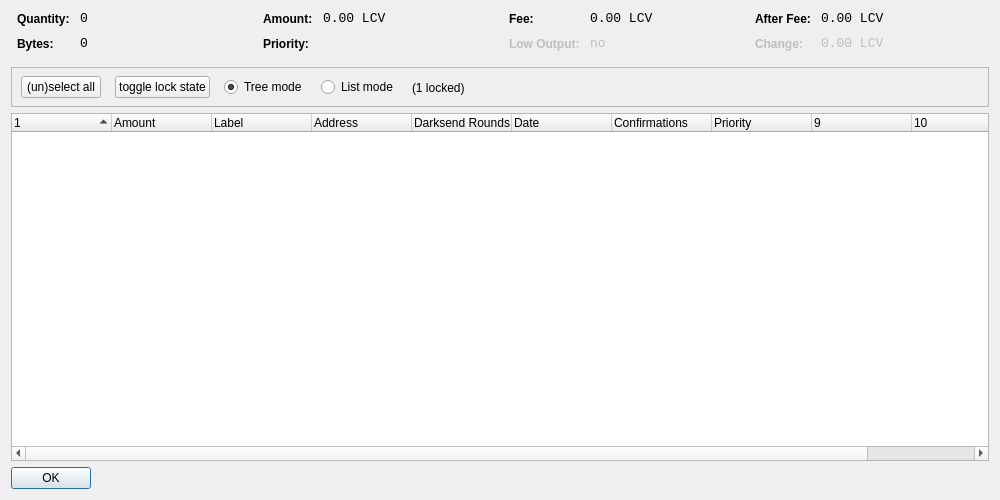
<?xml version="1.0" encoding="UTF-8"?>
<ui version="4.0">
 <class>CoinControlDialog</class>
 <widget class="QDialog" name="CoinControlDialog">
  <property name="geometry">
   <rect>
    <x>0</x>
    <y>0</y>
    <width>1000</width>
    <height>500</height>
   </rect>
  </property>
  <property name="windowTitle">
   <string>Coin Control</string>
  </property>
  <layout class="QVBoxLayout" name="verticalLayout">
   <item>
    <layout class="QHBoxLayout" name="horizontalLayoutTop" stretch="0,0,0,0">
     <property name="topMargin">
      <number>0</number>
     </property>
     <property name="bottomMargin">
      <number>10</number>
     </property>
     <item>
      <layout class="QFormLayout" name="formLayoutCoinControl1">
       <property name="horizontalSpacing">
        <number>10</number>
       </property>
       <property name="verticalSpacing">
        <number>10</number>
       </property>
       <property name="leftMargin">
        <number>6</number>
       </property>
       <property name="rightMargin">
        <number>6</number>
       </property>
       <item row="0" column="0">
        <widget class="QLabel" name="labelCoinControlQuantityText">
         <property name="styleSheet">
          <string notr="true">font-weight:bold;</string>
         </property>
         <property name="text">
          <string>Quantity:</string>
         </property>
        </widget>
       </item>
       <item row="0" column="1">
        <widget class="QLabel" name="labelCoinControlQuantity">
         <property name="font">
          <font>
           <family>Monospace</family>
           <pointsize>10</pointsize>
          </font>
         </property>
         <property name="cursor">
          <cursorShape>IBeamCursor</cursorShape>
         </property>
         <property name="contextMenuPolicy">
          <enum>Qt::ActionsContextMenu</enum>
         </property>
         <property name="text">
          <string notr="true">0</string>
         </property>
         <property name="textInteractionFlags">
          <set>Qt::LinksAccessibleByMouse|Qt::TextSelectableByKeyboard|Qt::TextSelectableByMouse</set>
         </property>
        </widget>
       </item>
       <item row="1" column="0">
        <widget class="QLabel" name="labelCoinControlBytesText">
         <property name="styleSheet">
          <string notr="true">font-weight:bold;</string>
         </property>
         <property name="text">
          <string>Bytes:</string>
         </property>
        </widget>
       </item>
       <item row="1" column="1">
        <widget class="QLabel" name="labelCoinControlBytes">
         <property name="font">
          <font>
           <family>Monospace</family>
           <pointsize>10</pointsize>
          </font>
         </property>
         <property name="cursor">
          <cursorShape>IBeamCursor</cursorShape>
         </property>
         <property name="contextMenuPolicy">
          <enum>Qt::ActionsContextMenu</enum>
         </property>
         <property name="text">
          <string notr="true">0</string>
         </property>
         <property name="textInteractionFlags">
          <set>Qt::LinksAccessibleByMouse|Qt::TextSelectableByKeyboard|Qt::TextSelectableByMouse</set>
         </property>
        </widget>
       </item>
      </layout>
     </item>
     <item>
      <layout class="QFormLayout" name="formLayoutCoinControl2">
       <property name="horizontalSpacing">
        <number>10</number>
       </property>
       <property name="verticalSpacing">
        <number>10</number>
       </property>
       <property name="leftMargin">
        <number>6</number>
       </property>
       <property name="rightMargin">
        <number>6</number>
       </property>
       <item row="0" column="0">
        <widget class="QLabel" name="labelCoinControlAmountText">
         <property name="styleSheet">
          <string notr="true">font-weight:bold;</string>
         </property>
         <property name="text">
          <string>Amount:</string>
         </property>
        </widget>
       </item>
       <item row="0" column="1">
        <widget class="QLabel" name="labelCoinControlAmount">
         <property name="font">
          <font>
           <family>Monospace</family>
           <pointsize>10</pointsize>
          </font>
         </property>
         <property name="cursor">
          <cursorShape>IBeamCursor</cursorShape>
         </property>
         <property name="contextMenuPolicy">
          <enum>Qt::ActionsContextMenu</enum>
         </property>
         <property name="text">
          <string notr="true">0.00 LCV</string>
         </property>
         <property name="textInteractionFlags">
          <set>Qt::LinksAccessibleByMouse|Qt::TextSelectableByKeyboard|Qt::TextSelectableByMouse</set>
         </property>
        </widget>
       </item>
       <item row="1" column="0">
        <widget class="QLabel" name="labelCoinControlPriorityText">
         <property name="styleSheet">
          <string notr="true">font-weight:bold;</string>
         </property>
         <property name="text">
          <string>Priority:</string>
         </property>
        </widget>
       </item>
       <item row="1" column="1">
        <widget class="QLabel" name="labelCoinControlPriority">
         <property name="font">
          <font>
           <family>Monospace</family>
           <pointsize>10</pointsize>
          </font>
         </property>
         <property name="cursor">
          <cursorShape>IBeamCursor</cursorShape>
         </property>
         <property name="contextMenuPolicy">
          <enum>Qt::ActionsContextMenu</enum>
         </property>
         <property name="text">
          <string/>
         </property>
         <property name="textInteractionFlags">
          <set>Qt::LinksAccessibleByMouse|Qt::TextSelectableByKeyboard|Qt::TextSelectableByMouse</set>
         </property>
        </widget>
       </item>
      </layout>
     </item>
     <item>
      <layout class="QFormLayout" name="formLayoutCoinControl3">
       <property name="horizontalSpacing">
        <number>10</number>
       </property>
       <property name="verticalSpacing">
        <number>10</number>
       </property>
       <property name="leftMargin">
        <number>6</number>
       </property>
       <property name="rightMargin">
        <number>6</number>
       </property>
       <item row="0" column="0">
        <widget class="QLabel" name="labelCoinControlFeeText">
         <property name="styleSheet">
          <string notr="true">font-weight:bold;</string>
         </property>
         <property name="text">
          <string>Fee:</string>
         </property>
        </widget>
       </item>
       <item row="0" column="1">
        <widget class="QLabel" name="labelCoinControlFee">
         <property name="font">
          <font>
           <family>Monospace</family>
           <pointsize>10</pointsize>
          </font>
         </property>
         <property name="cursor">
          <cursorShape>IBeamCursor</cursorShape>
         </property>
         <property name="contextMenuPolicy">
          <enum>Qt::ActionsContextMenu</enum>
         </property>
         <property name="text">
          <string notr="true">0.00 LCV</string>
         </property>
         <property name="textInteractionFlags">
          <set>Qt::LinksAccessibleByMouse|Qt::TextSelectableByKeyboard|Qt::TextSelectableByMouse</set>
         </property>
        </widget>
       </item>
       <item row="1" column="0">
        <widget class="QLabel" name="labelCoinControlLowOutputText">
         <property name="enabled">
          <bool>false</bool>
         </property>
         <property name="styleSheet">
          <string notr="true">font-weight:bold;</string>
         </property>
         <property name="text">
          <string>Low Output:</string>
         </property>
        </widget>
       </item>
       <item row="1" column="1">
        <widget class="QLabel" name="labelCoinControlLowOutput">
         <property name="enabled">
          <bool>false</bool>
         </property>
         <property name="font">
          <font>
           <family>Monospace</family>
           <pointsize>10</pointsize>
          </font>
         </property>
         <property name="cursor">
          <cursorShape>IBeamCursor</cursorShape>
         </property>
         <property name="contextMenuPolicy">
          <enum>Qt::ActionsContextMenu</enum>
         </property>
         <property name="text">
          <string notr="true">no</string>
         </property>
         <property name="textInteractionFlags">
          <set>Qt::LinksAccessibleByMouse|Qt::TextSelectableByKeyboard|Qt::TextSelectableByMouse</set>
         </property>
        </widget>
       </item>
      </layout>
     </item>
     <item>
      <layout class="QFormLayout" name="formLayoutCoinControl4">
       <property name="horizontalSpacing">
        <number>10</number>
       </property>
       <property name="verticalSpacing">
        <number>10</number>
       </property>
       <property name="leftMargin">
        <number>6</number>
       </property>
       <property name="rightMargin">
        <number>6</number>
       </property>
       <item row="0" column="0">
        <widget class="QLabel" name="labelCoinControlAfterFeeText">
         <property name="styleSheet">
          <string notr="true">font-weight:bold;</string>
         </property>
         <property name="text">
          <string>After Fee:</string>
         </property>
        </widget>
       </item>
       <item row="0" column="1">
        <widget class="QLabel" name="labelCoinControlAfterFee">
         <property name="font">
          <font>
           <family>Monospace</family>
           <pointsize>10</pointsize>
          </font>
         </property>
         <property name="cursor">
          <cursorShape>IBeamCursor</cursorShape>
         </property>
         <property name="contextMenuPolicy">
          <enum>Qt::ActionsContextMenu</enum>
         </property>
         <property name="text">
          <string notr="true">0.00 LCV</string>
         </property>
         <property name="textInteractionFlags">
          <set>Qt::LinksAccessibleByMouse|Qt::TextSelectableByKeyboard|Qt::TextSelectableByMouse</set>
         </property>
        </widget>
       </item>
       <item row="1" column="0">
        <widget class="QLabel" name="labelCoinControlChangeText">
         <property name="enabled">
          <bool>false</bool>
         </property>
         <property name="styleSheet">
          <string notr="true">font-weight:bold;</string>
         </property>
         <property name="text">
          <string>Change:</string>
         </property>
        </widget>
       </item>
       <item row="1" column="1">
        <widget class="QLabel" name="labelCoinControlChange">
         <property name="enabled">
          <bool>false</bool>
         </property>
         <property name="font">
          <font>
           <family>Monospace</family>
           <pointsize>10</pointsize>
          </font>
         </property>
         <property name="cursor">
          <cursorShape>IBeamCursor</cursorShape>
         </property>
         <property name="contextMenuPolicy">
          <enum>Qt::ActionsContextMenu</enum>
         </property>
         <property name="text">
          <string notr="true">0.00 LCV</string>
         </property>
         <property name="textInteractionFlags">
          <set>Qt::LinksAccessibleByMouse|Qt::TextSelectableByKeyboard|Qt::TextSelectableByMouse</set>
         </property>
        </widget>
       </item>
      </layout>
     </item>
    </layout>
   </item>
   <item>
    <widget class="QFrame" name="frame">
     <property name="minimumSize">
      <size>
       <width>0</width>
       <height>40</height>
      </size>
     </property>
     <property name="frameShape">
      <enum>QFrame::StyledPanel</enum>
     </property>
     <property name="frameShadow">
      <enum>QFrame::Sunken</enum>
     </property>
     <widget class="QWidget" name="horizontalLayoutWidget">
      <property name="geometry">
       <rect>
        <x>10</x>
        <y>0</y>
        <width>781</width>
        <height>41</height>
       </rect>
      </property>
      <layout class="QHBoxLayout" name="horizontalLayoutPanel" stretch="0,0,0,0,0">
       <property name="spacing">
        <number>14</number>
       </property>
       <item>
        <widget class="QPushButton" name="pushButtonSelectAll">
         <property name="sizePolicy">
          <sizepolicy hsizetype="Maximum" vsizetype="Fixed">
           <horstretch>0</horstretch>
           <verstretch>0</verstretch>
          </sizepolicy>
         </property>
         <property name="text">
          <string>(un)select all</string>
         </property>
        </widget>
       </item>
        <item>
         <widget class="QPushButton" name="pushButtonToggleLock">
          <property name="sizePolicy">
           <sizepolicy hsizetype="Maximum" vsizetype="Fixed">
            <horstretch>0</horstretch>
            <verstretch>0</verstretch>
           </sizepolicy>
          </property>
          <property name="text">
           <string>toggle lock state</string>
          </property>
          <property name="autoDefault">
           <bool>false</bool>
          </property>
         </widget>
        </item>
       <item>
        <widget class="QRadioButton" name="radioTreeMode">
         <property name="sizePolicy">
          <sizepolicy hsizetype="Maximum" vsizetype="Fixed">
           <horstretch>0</horstretch>
           <verstretch>0</verstretch>
          </sizepolicy>
         </property>
         <property name="text">
          <string>Tree mode</string>
         </property>
         <property name="checked">
          <bool>true</bool>
         </property>
        </widget>
       </item>
       <item>
        <widget class="QRadioButton" name="radioListMode">
         <property name="sizePolicy">
          <sizepolicy hsizetype="Maximum" vsizetype="Fixed">
           <horstretch>0</horstretch>
           <verstretch>0</verstretch>
          </sizepolicy>
         </property>
         <property name="text">
          <string>List mode</string>
         </property>
        </widget>
       </item>
        <item>
         <widget class="QLabel" name="labelLocked">
          <property name="text">
           <string>(1 locked)</string>
          </property>
         </widget>
        </item>
       <item>
        <spacer name="horizontalSpacer">
         <property name="orientation">
          <enum>Qt::Horizontal</enum>
         </property>
         <property name="sizeHint" stdset="0">
          <size>
           <width>40</width>
           <height>20</height>
          </size>
         </property>
        </spacer>
       </item>
      </layout>
     </widget>
    </widget>
   </item>
   <item>
    <widget class="CoinControlTreeWidget" name="treeWidget">
     <property name="contextMenuPolicy">
      <enum>Qt::CustomContextMenu</enum>
     </property>
     <property name="sortingEnabled">
      <bool>false</bool>
     </property>
     <property name="columnCount">
      <number>11</number>
     </property>
     <attribute name="headerShowSortIndicator" stdset="0">
      <bool>true</bool>
     </attribute>
     <attribute name="headerStretchLastSection">
      <bool>false</bool>
     </attribute>
     <column>
      <property name="text">
       <string/>
      </property>
     </column>
     <column>
      <property name="text">
       <string>Amount</string>
      </property>
     </column>
     <column>
      <property name="text">
       <string>Label</string>
      </property>
     </column>
     <column>
      <property name="text">
       <string>Address</string>
      </property>
     </column>
     <column>
      <property name="text">
       <string>Darksend Rounds</string>
      </property>
    </column>
     <column>
      <property name="text">
       <string>Date</string>
      </property>
     </column>
     <column>
      <property name="text">
       <string>Confirmations</string>
      </property>
      <property name="toolTip">
       <string>Confirmed</string>
      </property>
     </column>
     <column>
      <property name="text">
       <string>Priority</string>
      </property>
     </column>
     <column>
      <property name="text">
       <string/>
      </property>
     </column>
     <column>
      <property name="text">
       <string/>
      </property>
     </column>
     <column>
      <property name="text">
       <string/>
      </property>
     </column>
     <column>
      <property name="text">
       <string/>
      </property>
     </column>
    </widget>
   </item>
   <item>
    <widget class="QDialogButtonBox" name="buttonBox">
     <property name="sizePolicy">
      <sizepolicy hsizetype="Maximum" vsizetype="Fixed">
       <horstretch>0</horstretch>
       <verstretch>0</verstretch>
      </sizepolicy>
     </property>
     <property name="orientation">
      <enum>Qt::Horizontal</enum>
     </property>
     <property name="standardButtons">
      <set>QDialogButtonBox::Ok</set>
     </property>
    </widget>
   </item>
  </layout>
 </widget>
 <customwidgets>
  <customwidget>
   <class>CoinControlTreeWidget</class>
   <extends>QTreeWidget</extends>
   <header>coincontroltreewidget.h</header>
  </customwidget>
 </customwidgets>
 <resources/>
 <connections/>
</ui>
